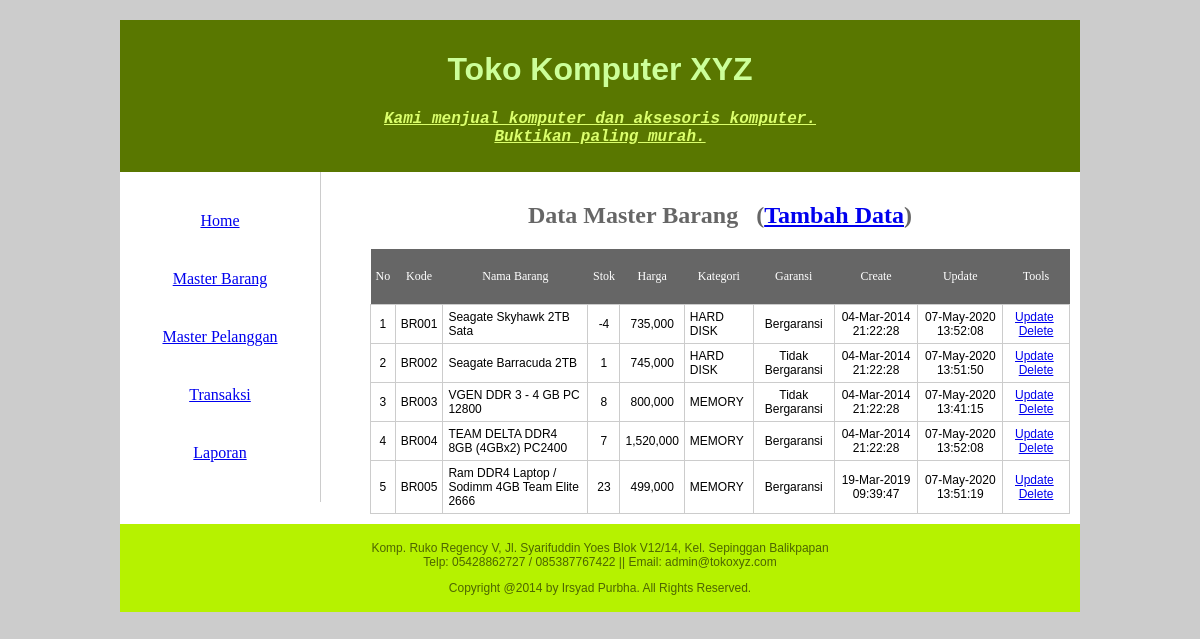
Screenshot of /Pertemuan7/index.php?page=master_barang with the database file from the repository.
### tables this page shows
CREATE TABLE `barang` (
  `kdbrg` varchar(5) NOT NULL,
  `brg_nama` varchar(50) NOT NULL,
  `brg_harga` float NOT NULL,
  `brg_stok` int(11) NOT NULL,
  `brg_kategori` varchar(50) NOT NULL,
  `brg_garansi` int(11) NOT NULL,
  `brg_create` datetime NOT NULL,
  `brg_update` timestamp NULL DEFAULT NULL ON UPDATE current_timestamp(),
  PRIMARY KEY (`kdbrg`)
);

### Pertemuan7/barang/data_barang.php (called while the page is built, shortened)
<?php
	function ambil_barang($kode=NULL)
	{
		$konek = con();
		if ($kode != NULL) { $cari="WHERE kdbrg = '$kode'"; } else { $cari=""; }
		$query = mysqli_query($konek,"SELECT * FROM barang $cari ORDER BY kdbrg ASC");
		if (!$query) { echo mysqli_error($konek); } else { return $query; }
	}
?>

### Pertemuan7/fungsi.php (called while the page is built)
<?php
	function garansi($kode)
	{
		if ($kode == 1) { return "Bergaransi"; } else { return "Tidak Bergaransi"; }
	}
	function tanggal($tgl)
	{
		return date('d-M-Y H:i:s',strtotime($tgl));
	}
?>

### Pertemuan7/barang/view_barang.php (the view)
<h2>
	Data Master Barang &nbsp;
	(<a href='index.php?page=add_barang'>Tambah Data</a>)
</h2>
<table>
	<tr>
    	<th>No</th><th>Kode</th><th>Nama Barang</th><th>Stok</th><th>Harga</th>
        <th>Kategori</th><th>Garansi</th><th>Create</th><th>Update</th><th>Tools</th>
    </tr>
    <?php
		$no = 1;
		$data = ambil_barang();
		while($row = mysqli_fetch_array($data))
		{
			$kdbrg = $row['kdbrg'];
			echo "<tr>";
				echo "<td align='center'>".$no."</td>";
				echo "<td align='center'>".$kdbrg."</td>";
				echo "<td>".$row['brg_nama']."</td>";
				echo "<td align='center'>".$row['brg_stok']."</td>";
				echo "<td align='center'>".number_format($row['brg_harga'])."</td>";
				echo "<td>".$row['brg_kategori']."</td>";
				echo "<td align='center'>".garansi($row['brg_garansi'])."</td>";
				echo "<td align='center'>".tanggal($row['brg_create'])."</td>";
				echo "<td align='center'>".tanggal($row['brg_update'])."</td>";
				echo "<td align='center'>";
		?>
        <a href='index.php?page=edit_barang&kdbrg=<?php echo $kdbrg ?>'>Update</a>&nbsp;
        <a href='index.php?page=delete_barang&kdbrg=<?php echo $kdbrg ?>'>Delete</a>
    	<?php
        		echo "</td>";
			echo "</tr>";
			$no++;
		}
	?>
</table>

### Pertemuan7/css/table.css (style rules this page uses)
td { border: 1px solid #CCC; font-family: "Trebuchet MS", Arial, Helvetica, sans-serif; font-size: 12px; margin: 0px; padding: 5px; }
table { border-collapse: collapse; padding: 0px; width: 100%; margin: 0px; }
th { font-family: Impact; font-size: 12px; font-weight: normal; color: #FFF; background-color: #666; text-align: center; margin: 0px; padding-top: 20px; padding-right: 5px; padding-bottom: 20px; padding-left: 5px; }

### Pertemuan7/css/design.css (style rules this page uses)
h2 { font-family: "Comic Sans MS", cursive; color: #666; text-align: center; width: 100%; }
body { background-color: #CCC; margin: 0px; padding: 0px; }

### rows the page displays
barang: kdbrg "BR001", brg_nama "Seagate Skyhawk 2TB Sata", brg_stok "-4", brg_harga "735,000", brg_kategori "HARD DISK", brg_garansi "Bergaransi", brg_create "04-Mar-2014 21:22:28", brg_update "07-May-2020 13:52:08"
barang: kdbrg "BR002", brg_nama "Seagate Barracuda 2TB", brg_stok "1", brg_harga "745,000", brg_kategori "HARD DISK", brg_garansi "Tidak Bergaransi", brg_create "04-Mar-2014 21:22:28", brg_update "07-May-2020 13:51:50"
barang: kdbrg "BR003", brg_nama "VGEN DDR 3 - 4 GB PC 12800", brg_stok "8", brg_harga "800,000", brg_kategori "MEMORY", brg_garansi "Tidak Bergaransi", brg_create "04-Mar-2014 21:22:28", brg_update "07-May-2020 13:41:15"
barang: kdbrg "BR004", brg_nama "TEAM DELTA DDR4 8GB (4GBx2) PC2400", brg_stok "7", brg_harga "1,520,000", brg_kategori "MEMORY", brg_garansi "Bergaransi", brg_create "04-Mar-2014 21:22:28", brg_update "07-May-2020 13:52:08"
barang: kdbrg "BR005", brg_nama "Ram DDR4 Laptop / Sodimm 4GB Team Elite 2666", brg_stok "23", brg_harga "499,000", brg_kategori "MEMORY", brg_garansi "Bergaransi", brg_create "19-Mar-2019 09:39:47", brg_update "07-May-2020 13:51:19"
